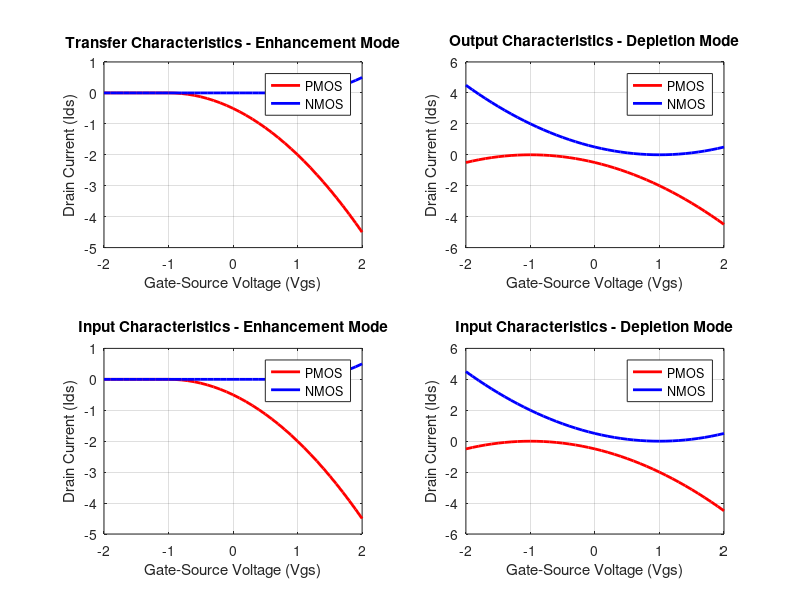

MATLAB code to generate this figure:
% Parameters
Vdd = 5;          % Supply voltage
Vt_P = -1;        % PMOS threshold voltage
Vt_N = 1;         % NMOS threshold voltage
Vgs_min = -2;     % Minimum gate-source voltage
Vgs_max = 2;      % Maximum gate-source voltage
Vgs_step = 0.1;   % Voltage step for gate-source sweep

% PMOS in Enhancement Mode
Vgs_P_enhancement = Vgs_min:Vgs_step:Vgs_max;
Ids_P_enhancement = zeros(size(Vgs_P_enhancement));
for i = 1:length(Vgs_P_enhancement)
    Vgs = Vgs_P_enhancement(i);
    if Vgs < Vt_P
        Ids_P_enhancement(i) = 0;
    else
        Ids_P_enhancement(i) = -0.5*(Vgs - Vt_P)^2;
    end
end

% NMOS in Enhancement Mode
Vgs_N_enhancement = Vgs_min:Vgs_step:Vgs_max;
Ids_N_enhancement = zeros(size(Vgs_N_enhancement));
for i = 1:length(Vgs_N_enhancement)
    Vgs = Vgs_N_enhancement(i);
    if Vgs < Vt_N
        Ids_N_enhancement(i) = 0;
    else
        Ids_N_enhancement(i) = 0.5*(Vgs - Vt_N)^2;
    end
end

% PMOS in Depletion Mode
Vgs_P_depletion = Vgs_min:Vgs_step:Vgs_max;
Ids_P_depletion = zeros(size(Vgs_P_depletion));
for i = 1:length(Vgs_P_depletion)
    Vgs = Vgs_P_depletion(i);
    Ids_P_depletion(i) = -0.5*(Vgs - Vt_P)^2;
end

% NMOS in Depletion Mode
Vgs_N_depletion = Vgs_min:Vgs_step:Vgs_max;
Ids_N_depletion = zeros(size(Vgs_N_depletion));
for i = 1:length(Vgs_N_depletion)
    Vgs = Vgs_N_depletion(i);
    Ids_N_depletion(i) = 0.5*(Vgs - Vt_N)^2;
end

% Plot Transfer Characteristics
figure;
subplot(2, 2, 1);
plot(Vgs_P_enhancement, Ids_P_enhancement, 'r', 'LineWidth', 2);
hold on;
plot(Vgs_N_enhancement, Ids_N_enhancement, 'b', 'LineWidth', 2);
title('Transfer Characteristics - Enhancement Mode');
xlabel('Gate-Source Voltage (Vgs)');
ylabel('Drain Current (Ids)');
legend('PMOS', 'NMOS');
grid on;

% Plot Output Characteristics
subplot(2, 2, 2);
plot(Vgs_P_depletion, Ids_P_depletion, 'r', 'LineWidth', 2);
hold on;
plot(Vgs_N_depletion, Ids_N_depletion, 'b', 'LineWidth', 2);
title('Output Characteristics - Depletion Mode');
xlabel('Gate-Source Voltage (Vgs)');
ylabel('Drain Current (Ids)');
legend('PMOS', 'NMOS');
grid on;

% Plot Input Characteristics
subplot(2, 2, 3);
plot(Vgs_P_enhancement, Ids_P_enhancement, 'r', 'LineWidth', 2);
hold on;
plot(Vgs_N_enhancement, Ids_N_enhancement, 'b', 'LineWidth', 2);
title('Input Characteristics - Enhancement Mode');
xlabel('Gate-Source Voltage (Vgs)');
ylabel('Drain Current (Ids)');
legend('PMOS', 'NMOS');
grid on;

% Plot Additional Input Characteristics for Depletion Mode
subplot(2, 2, 4);
plot(Vgs_P_depletion, Ids_P_depletion, 'r', 'LineWidth', 2);
hold on;
plot(Vgs_N_depletion, Ids_N_depletion, 'b', 'LineWidth', 2);
title('Input Characteristics - Depletion Mode');
xlabel('Gate-Source Voltage (Vgs)');
ylabel('Drain Current (Ids)');
legend('PMOS', 'NMOS');
grid on;
